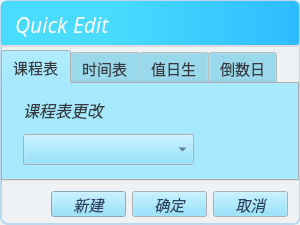
<?xml version="1.0" encoding="UTF-8"?>
<ui version="4.0">
 <class>Dialog</class>
 <widget class="QDialog" name="Dialog">
  <property name="geometry">
   <rect>
    <x>0</x>
    <y>0</y>
    <width>300</width>
    <height>225</height>
   </rect>
  </property>
  <property name="minimumSize">
   <size>
    <width>300</width>
    <height>225</height>
   </size>
  </property>
  <property name="maximumSize">
   <size>
    <width>300</width>
    <height>225</height>
   </size>
  </property>
  <property name="palette">
   <palette>
    <active>
     <colorrole role="WindowText">
      <brush brushstyle="SolidPattern">
       <color alpha="255">
        <red>56</red>
        <green>58</green>
        <blue>61</blue>
       </color>
      </brush>
     </colorrole>
     <colorrole role="Button">
      <brush brushstyle="SolidPattern">
       <color alpha="255">
        <red>119</red>
        <green>221</green>
        <blue>255</blue>
       </color>
      </brush>
     </colorrole>
     <colorrole role="Light">
      <brush brushstyle="SolidPattern">
       <color alpha="255">
        <red>180</red>
        <green>180</green>
        <blue>180</blue>
       </color>
      </brush>
     </colorrole>
     <colorrole role="Midlight">
      <brush brushstyle="SolidPattern">
       <color alpha="255">
        <red>200</red>
        <green>200</green>
        <blue>200</blue>
       </color>
      </brush>
     </colorrole>
     <colorrole role="Dark">
      <brush brushstyle="SolidPattern">
       <color alpha="255">
        <red>225</red>
        <green>225</green>
        <blue>225</blue>
       </color>
      </brush>
     </colorrole>
     <colorrole role="Text">
      <brush brushstyle="SolidPattern">
       <color alpha="255">
        <red>44</red>
        <green>70</green>
        <blue>98</blue>
       </color>
      </brush>
     </colorrole>
     <colorrole role="BrightText">
      <brush brushstyle="SolidPattern">
       <color alpha="255">
        <red>0</red>
        <green>94</green>
        <blue>134</blue>
       </color>
      </brush>
     </colorrole>
     <colorrole role="ButtonText">
      <brush brushstyle="SolidPattern">
       <color alpha="255">
        <red>47</red>
        <green>68</green>
        <blue>98</blue>
       </color>
      </brush>
     </colorrole>
     <colorrole role="Base">
      <brush brushstyle="SolidPattern">
       <color alpha="255">
        <red>238</red>
        <green>238</green>
        <blue>237</blue>
       </color>
      </brush>
     </colorrole>
     <colorrole role="Window">
      <brush brushstyle="SolidPattern">
       <color alpha="255">
        <red>239</red>
        <green>242</green>
        <blue>244</blue>
       </color>
      </brush>
     </colorrole>
     <colorrole role="Shadow">
      <brush brushstyle="SolidPattern">
       <color alpha="255">
        <red>20</red>
        <green>20</green>
        <blue>20</blue>
       </color>
      </brush>
     </colorrole>
     <colorrole role="Highlight">
      <brush brushstyle="SolidPattern">
       <color alpha="255">
        <red>198</red>
        <green>233</green>
        <blue>255</blue>
       </color>
      </brush>
     </colorrole>
     <colorrole role="HighlightedText">
      <brush brushstyle="SolidPattern">
       <color alpha="255">
        <red>0</red>
        <green>0</green>
        <blue>0</blue>
       </color>
      </brush>
     </colorrole>
     <colorrole role="Link">
      <brush brushstyle="SolidPattern">
       <color alpha="255">
        <red>110</red>
        <green>208</green>
        <blue>255</blue>
       </color>
      </brush>
     </colorrole>
     <colorrole role="AlternateBase">
      <brush brushstyle="SolidPattern">
       <color alpha="255">
        <red>255</red>
        <green>255</green>
        <blue>255</blue>
       </color>
      </brush>
     </colorrole>
     <colorrole role="ToolTipBase">
      <brush brushstyle="SolidPattern">
       <color alpha="255">
        <red>240</red>
        <green>240</green>
        <blue>240</blue>
       </color>
      </brush>
     </colorrole>
     <colorrole role="PlaceholderText">
      <brush brushstyle="SolidPattern">
       <color alpha="128">
        <red>0</red>
        <green>0</green>
        <blue>0</blue>
       </color>
      </brush>
     </colorrole>
    </active>
    <inactive>
     <colorrole role="WindowText">
      <brush brushstyle="SolidPattern">
       <color alpha="255">
        <red>56</red>
        <green>58</green>
        <blue>61</blue>
       </color>
      </brush>
     </colorrole>
     <colorrole role="Button">
      <brush brushstyle="SolidPattern">
       <color alpha="255">
        <red>119</red>
        <green>221</green>
        <blue>255</blue>
       </color>
      </brush>
     </colorrole>
     <colorrole role="Light">
      <brush brushstyle="SolidPattern">
       <color alpha="255">
        <red>180</red>
        <green>180</green>
        <blue>180</blue>
       </color>
      </brush>
     </colorrole>
     <colorrole role="Midlight">
      <brush brushstyle="SolidPattern">
       <color alpha="255">
        <red>200</red>
        <green>200</green>
        <blue>200</blue>
       </color>
      </brush>
     </colorrole>
     <colorrole role="Dark">
      <brush brushstyle="SolidPattern">
       <color alpha="255">
        <red>225</red>
        <green>225</green>
        <blue>225</blue>
       </color>
      </brush>
     </colorrole>
     <colorrole role="Text">
      <brush brushstyle="SolidPattern">
       <color alpha="255">
        <red>44</red>
        <green>70</green>
        <blue>98</blue>
       </color>
      </brush>
     </colorrole>
     <colorrole role="BrightText">
      <brush brushstyle="SolidPattern">
       <color alpha="255">
        <red>0</red>
        <green>94</green>
        <blue>134</blue>
       </color>
      </brush>
     </colorrole>
     <colorrole role="ButtonText">
      <brush brushstyle="SolidPattern">
       <color alpha="255">
        <red>47</red>
        <green>68</green>
        <blue>98</blue>
       </color>
      </brush>
     </colorrole>
     <colorrole role="Base">
      <brush brushstyle="SolidPattern">
       <color alpha="255">
        <red>238</red>
        <green>238</green>
        <blue>237</blue>
       </color>
      </brush>
     </colorrole>
     <colorrole role="Window">
      <brush brushstyle="SolidPattern">
       <color alpha="255">
        <red>239</red>
        <green>242</green>
        <blue>244</blue>
       </color>
      </brush>
     </colorrole>
     <colorrole role="Shadow">
      <brush brushstyle="SolidPattern">
       <color alpha="255">
        <red>20</red>
        <green>20</green>
        <blue>20</blue>
       </color>
      </brush>
     </colorrole>
     <colorrole role="Highlight">
      <brush brushstyle="SolidPattern">
       <color alpha="255">
        <red>198</red>
        <green>233</green>
        <blue>255</blue>
       </color>
      </brush>
     </colorrole>
     <colorrole role="HighlightedText">
      <brush brushstyle="SolidPattern">
       <color alpha="255">
        <red>0</red>
        <green>0</green>
        <blue>0</blue>
       </color>
      </brush>
     </colorrole>
     <colorrole role="Link">
      <brush brushstyle="SolidPattern">
       <color alpha="255">
        <red>110</red>
        <green>208</green>
        <blue>255</blue>
       </color>
      </brush>
     </colorrole>
     <colorrole role="AlternateBase">
      <brush brushstyle="SolidPattern">
       <color alpha="255">
        <red>255</red>
        <green>255</green>
        <blue>255</blue>
       </color>
      </brush>
     </colorrole>
     <colorrole role="ToolTipBase">
      <brush brushstyle="SolidPattern">
       <color alpha="255">
        <red>240</red>
        <green>240</green>
        <blue>240</blue>
       </color>
      </brush>
     </colorrole>
     <colorrole role="PlaceholderText">
      <brush brushstyle="SolidPattern">
       <color alpha="128">
        <red>0</red>
        <green>0</green>
        <blue>0</blue>
       </color>
      </brush>
     </colorrole>
    </inactive>
    <disabled>
     <colorrole role="WindowText">
      <brush brushstyle="SolidPattern">
       <color alpha="255">
        <red>115</red>
        <green>115</green>
        <blue>115</blue>
       </color>
      </brush>
     </colorrole>
     <colorrole role="Button">
      <brush brushstyle="SolidPattern">
       <color alpha="255">
        <red>119</red>
        <green>221</green>
        <blue>255</blue>
       </color>
      </brush>
     </colorrole>
     <colorrole role="Light">
      <brush brushstyle="SolidPattern">
       <color alpha="255">
        <red>180</red>
        <green>180</green>
        <blue>180</blue>
       </color>
      </brush>
     </colorrole>
     <colorrole role="Midlight">
      <brush brushstyle="SolidPattern">
       <color alpha="255">
        <red>200</red>
        <green>200</green>
        <blue>200</blue>
       </color>
      </brush>
     </colorrole>
     <colorrole role="Dark">
      <brush brushstyle="SolidPattern">
       <color alpha="255">
        <red>225</red>
        <green>225</green>
        <blue>225</blue>
       </color>
      </brush>
     </colorrole>
     <colorrole role="Text">
      <brush brushstyle="SolidPattern">
       <color alpha="255">
        <red>115</red>
        <green>115</green>
        <blue>115</blue>
       </color>
      </brush>
     </colorrole>
     <colorrole role="BrightText">
      <brush brushstyle="SolidPattern">
       <color alpha="255">
        <red>0</red>
        <green>94</green>
        <blue>134</blue>
       </color>
      </brush>
     </colorrole>
     <colorrole role="ButtonText">
      <brush brushstyle="SolidPattern">
       <color alpha="255">
        <red>115</red>
        <green>115</green>
        <blue>115</blue>
       </color>
      </brush>
     </colorrole>
     <colorrole role="Base">
      <brush brushstyle="SolidPattern">
       <color alpha="255">
        <red>239</red>
        <green>242</green>
        <blue>244</blue>
       </color>
      </brush>
     </colorrole>
     <colorrole role="Window">
      <brush brushstyle="SolidPattern">
       <color alpha="255">
        <red>239</red>
        <green>242</green>
        <blue>244</blue>
       </color>
      </brush>
     </colorrole>
     <colorrole role="Shadow">
      <brush brushstyle="SolidPattern">
       <color alpha="255">
        <red>20</red>
        <green>20</green>
        <blue>20</blue>
       </color>
      </brush>
     </colorrole>
     <colorrole role="Highlight">
      <brush brushstyle="SolidPattern">
       <color alpha="255">
        <red>190</red>
        <green>190</green>
        <blue>190</blue>
       </color>
      </brush>
     </colorrole>
     <colorrole role="HighlightedText">
      <brush brushstyle="SolidPattern">
       <color alpha="255">
        <red>115</red>
        <green>115</green>
        <blue>115</blue>
       </color>
      </brush>
     </colorrole>
     <colorrole role="Link">
      <brush brushstyle="SolidPattern">
       <color alpha="255">
        <red>110</red>
        <green>208</green>
        <blue>255</blue>
       </color>
      </brush>
     </colorrole>
     <colorrole role="AlternateBase">
      <brush brushstyle="SolidPattern">
       <color alpha="255">
        <red>255</red>
        <green>255</green>
        <blue>255</blue>
       </color>
      </brush>
     </colorrole>
     <colorrole role="ToolTipBase">
      <brush brushstyle="SolidPattern">
       <color alpha="255">
        <red>240</red>
        <green>240</green>
        <blue>240</blue>
       </color>
      </brush>
     </colorrole>
     <colorrole role="PlaceholderText">
      <brush brushstyle="SolidPattern">
       <color alpha="128">
        <red>0</red>
        <green>0</green>
        <blue>0</blue>
       </color>
      </brush>
     </colorrole>
    </disabled>
   </palette>
  </property>
  <property name="windowTitle">
   <string>特装型课表MKV - 编辑</string>
  </property>
  <widget class="QTabWidget" name="tabWidget">
   <property name="geometry">
    <rect>
     <x>1</x>
     <y>50</y>
     <width>298</width>
     <height>131</height>
    </rect>
   </property>
   <property name="font">
    <font>
     <family>阿里巴巴普惠体 R</family>
     <pointsize>11</pointsize>
    </font>
   </property>
   <property name="tabPosition">
    <enum>QTabWidget::North</enum>
   </property>
   <property name="tabShape">
    <enum>QTabWidget::Rounded</enum>
   </property>
   <property name="currentIndex">
    <number>0</number>
   </property>
   <widget class="QWidget" name="tab">
    <attribute name="title">
     <string>课程表</string>
    </attribute>
    <widget class="QComboBox" name="classBox">
     <property name="geometry">
      <rect>
       <x>20</x>
       <y>50</y>
       <width>171</width>
       <height>31</height>
      </rect>
     </property>
     <property name="font">
      <font>
       <family>阿里巴巴普惠体 R</family>
       <pointsize>14</pointsize>
      </font>
     </property>
     <property name="styleSheet">
      <string notr="true"/>
     </property>
    </widget>
    <widget class="QLabel" name="label_2">
     <property name="geometry">
      <rect>
       <x>20</x>
       <y>10</y>
       <width>111</width>
       <height>31</height>
      </rect>
     </property>
     <property name="font">
      <font>
       <family>阿里巴巴普惠体 R</family>
       <pointsize>12</pointsize>
       <italic>true</italic>
      </font>
     </property>
     <property name="text">
      <string>课程表更改</string>
     </property>
    </widget>
   </widget>
   <widget class="QWidget" name="tab_2">
    <attribute name="title">
     <string>时间表</string>
    </attribute>
    <widget class="QComboBox" name="timeBox">
     <property name="geometry">
      <rect>
       <x>20</x>
       <y>50</y>
       <width>171</width>
       <height>31</height>
      </rect>
     </property>
     <property name="font">
      <font>
       <family>阿里巴巴普惠体 R</family>
       <pointsize>14</pointsize>
      </font>
     </property>
     <property name="styleSheet">
      <string notr="true"/>
     </property>
    </widget>
    <widget class="QLabel" name="label_3">
     <property name="geometry">
      <rect>
       <x>20</x>
       <y>10</y>
       <width>111</width>
       <height>31</height>
      </rect>
     </property>
     <property name="font">
      <font>
       <family>阿里巴巴普惠体 R</family>
       <pointsize>12</pointsize>
       <italic>true</italic>
      </font>
     </property>
     <property name="text">
      <string>时间表更改</string>
     </property>
    </widget>
   </widget>
   <widget class="QWidget" name="tab_3">
    <attribute name="title">
     <string>值日生</string>
    </attribute>
    <widget class="QComboBox" name="dutyBox">
     <property name="geometry">
      <rect>
       <x>20</x>
       <y>50</y>
       <width>171</width>
       <height>31</height>
      </rect>
     </property>
     <property name="font">
      <font>
       <family>阿里巴巴普惠体 R</family>
       <pointsize>14</pointsize>
      </font>
     </property>
     <property name="styleSheet">
      <string notr="true"/>
     </property>
    </widget>
    <widget class="QLabel" name="label_9">
     <property name="geometry">
      <rect>
       <x>20</x>
       <y>10</y>
       <width>111</width>
       <height>31</height>
      </rect>
     </property>
     <property name="font">
      <font>
       <family>阿里巴巴普惠体 R</family>
       <pointsize>12</pointsize>
       <italic>true</italic>
      </font>
     </property>
     <property name="text">
      <string>值日生更改</string>
     </property>
    </widget>
   </widget>
   <widget class="QWidget" name="tab_4">
    <attribute name="title">
     <string>倒数日</string>
    </attribute>
    <widget class="QComboBox" name="cdBox">
     <property name="geometry">
      <rect>
       <x>20</x>
       <y>50</y>
       <width>171</width>
       <height>31</height>
      </rect>
     </property>
     <property name="font">
      <font>
       <family>阿里巴巴普惠体 R</family>
       <pointsize>14</pointsize>
      </font>
     </property>
     <property name="styleSheet">
      <string notr="true"/>
     </property>
    </widget>
    <widget class="QLabel" name="label_10">
     <property name="geometry">
      <rect>
       <x>20</x>
       <y>10</y>
       <width>111</width>
       <height>31</height>
      </rect>
     </property>
     <property name="font">
      <font>
       <family>阿里巴巴普惠体 R</family>
       <pointsize>12</pointsize>
       <italic>true</italic>
      </font>
     </property>
     <property name="text">
      <string>倒数日更改</string>
     </property>
    </widget>
   </widget>
  </widget>
  <widget class="QLabel" name="label">
   <property name="geometry">
    <rect>
     <x>15</x>
     <y>10</y>
     <width>131</width>
     <height>29</height>
    </rect>
   </property>
   <property name="font">
    <font>
     <family>阿里巴巴普惠体 M</family>
     <pointsize>16</pointsize>
     <italic>true</italic>
    </font>
   </property>
   <property name="styleSheet">
    <string notr="true">color: rgb(253, 253, 253);</string>
   </property>
   <property name="text">
    <string>Quick Edit</string>
   </property>
  </widget>
  <widget class="QLabel" name="background">
   <property name="geometry">
    <rect>
     <x>0</x>
     <y>0</y>
     <width>301</width>
     <height>225</height>
    </rect>
   </property>
   <property name="styleSheet">
    <string notr="true">border-width: 2px;border-style: solid;border-color: rgb(187, 216, 237);border-radius:8px;background-color:rgba(239, 242, 244, 250)</string>
   </property>
   <property name="frameShape">
    <enum>QFrame::Box</enum>
   </property>
   <property name="frameShadow">
    <enum>QFrame::Raised</enum>
   </property>
   <property name="text">
    <string/>
   </property>
  </widget>
  <widget class="QLabel" name="label_4">
   <property name="geometry">
    <rect>
     <x>0</x>
     <y>45</y>
     <width>301</width>
     <height>2</height>
    </rect>
   </property>
   <property name="styleSheet">
    <string notr="true">border-width: 2px;border-style: solid;border-color: rgb(219, 219, 220);border-radius:5px;background-color:rgb(239, 242, 244)</string>
   </property>
   <property name="text">
    <string/>
   </property>
  </widget>
  <widget class="QLabel" name="icon">
   <property name="geometry">
    <rect>
     <x>250</x>
     <y>8</y>
     <width>31</width>
     <height>31</height>
    </rect>
   </property>
   <property name="text">
    <string/>
   </property>
   <property name="pixmap">
    <pixmap resource="lib.qrc">:/icon/schale.png</pixmap>
   </property>
   <property name="scaledContents">
    <bool>true</bool>
   </property>
   <property name="alignment">
    <set>Qt::AlignCenter</set>
   </property>
  </widget>
  <widget class="QLabel" name="barrier_3">
   <property name="geometry">
    <rect>
     <x>1</x>
     <y>1</y>
     <width>298</width>
     <height>46</height>
    </rect>
   </property>
   <property name="styleSheet">
    <string notr="true">border-width: 0px;border-style: solid;border-color: rgb(219, 219, 220);border-radius:5px;background-color:qlineargradient(spread:reflect, x1:0.2, y1:0.5, x2:1, y2:0.5, stop:0.20339 rgba(73, 220, 255, 255), stop:1 rgba(45, 188, 255, 255))</string>
   </property>
   <property name="text">
    <string/>
   </property>
  </widget>
  <widget class="QPushButton" name="newButton">
   <property name="geometry">
    <rect>
     <x>51</x>
     <y>191</y>
     <width>75</width>
     <height>26</height>
    </rect>
   </property>
   <property name="font">
    <font>
     <family>阿里巴巴普惠体 R</family>
     <pointsize>11</pointsize>
     <italic>true</italic>
    </font>
   </property>
   <property name="text">
    <string>新建</string>
   </property>
  </widget>
  <widget class="QPushButton" name="confirmButton">
   <property name="geometry">
    <rect>
     <x>132</x>
     <y>191</y>
     <width>75</width>
     <height>26</height>
    </rect>
   </property>
   <property name="font">
    <font>
     <family>阿里巴巴普惠体 R</family>
     <pointsize>11</pointsize>
     <italic>true</italic>
    </font>
   </property>
   <property name="text">
    <string>确定</string>
   </property>
  </widget>
  <widget class="QPushButton" name="cancelButton">
   <property name="geometry">
    <rect>
     <x>213</x>
     <y>191</y>
     <width>75</width>
     <height>26</height>
    </rect>
   </property>
   <property name="font">
    <font>
     <family>阿里巴巴普惠体 R</family>
     <pointsize>11</pointsize>
     <italic>true</italic>
    </font>
   </property>
   <property name="text">
    <string>取消</string>
   </property>
   <property name="flat">
    <bool>false</bool>
   </property>
  </widget>
  <zorder>background</zorder>
  <zorder>barrier_3</zorder>
  <zorder>label</zorder>
  <zorder>label_4</zorder>
  <zorder>newButton</zorder>
  <zorder>confirmButton</zorder>
  <zorder>cancelButton</zorder>
  <zorder>tabWidget</zorder>
  <zorder>icon</zorder>
 </widget>
 <resources>
  <include location="lib.qrc"/>
 </resources>
 <connections/>
</ui>
